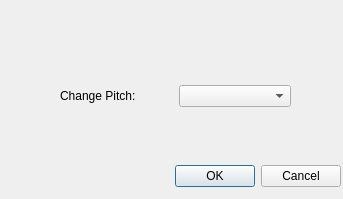
<?xml version="1.0" encoding="UTF-8"?>
<ui version="4.0">
 <class>changepitch</class>
 <widget class="QDialog" name="changepitch">
  <property name="geometry">
   <rect>
    <x>0</x>
    <y>0</y>
    <width>343</width>
    <height>199</height>
   </rect>
  </property>
  <property name="windowTitle">
   <string>Dialog</string>
  </property>
  <widget class="QDialogButtonBox" name="buttonBox">
   <property name="geometry">
    <rect>
     <x>0</x>
     <y>160</y>
     <width>341</width>
     <height>32</height>
    </rect>
   </property>
   <property name="orientation">
    <enum>Qt::Horizontal</enum>
   </property>
   <property name="standardButtons">
    <set>QDialogButtonBox::Cancel|QDialogButtonBox::Ok</set>
   </property>
  </widget>
  <widget class="QWidget" name="">
   <property name="geometry">
    <rect>
     <x>60</x>
     <y>80</y>
     <width>231</width>
     <height>32</height>
    </rect>
   </property>
   <layout class="QHBoxLayout" name="horizontalLayout">
    <item>
     <widget class="QLabel" name="label">
      <property name="text">
       <string>Change Pitch:</string>
      </property>
     </widget>
    </item>
    <item>
     <widget class="QComboBox" name="comboBox"/>
    </item>
   </layout>
  </widget>
 </widget>
 <resources/>
 <connections>
  <connection>
   <sender>buttonBox</sender>
   <signal>accepted()</signal>
   <receiver>changepitch</receiver>
   <slot>accept()</slot>
   <hints>
    <hint type="sourcelabel">
     <x>248</x>
     <y>254</y>
    </hint>
    <hint type="destinationlabel">
     <x>157</x>
     <y>274</y>
    </hint>
   </hints>
  </connection>
  <connection>
   <sender>buttonBox</sender>
   <signal>rejected()</signal>
   <receiver>changepitch</receiver>
   <slot>reject()</slot>
   <hints>
    <hint type="sourcelabel">
     <x>316</x>
     <y>260</y>
    </hint>
    <hint type="destinationlabel">
     <x>286</x>
     <y>274</y>
    </hint>
   </hints>
  </connection>
 </connections>
</ui>
